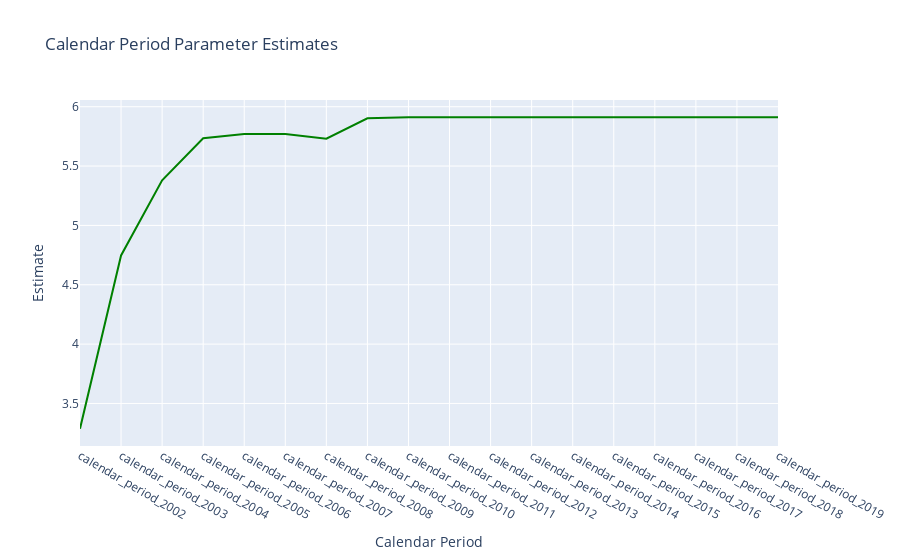

Write notebook code for a chart like this one.
### Code cell
rky.icrfs.TrendPlot('cal')

### Figure 1 — Plotly figure (JSON) as saved in the notebook; plotly's stock layout.template omitted (floating-point values rounded to 4 significant figures)
{"data": [{"hovertemplate": "Calendar Period=%{x}<br>Estimate=%{y}<extra></extra>", "legendgroup": "", "line": {"color": "green", "dash": "solid"}, "marker": {"symbol": "circle"}, "mode": "lines", "name": "", "orientation": "v", "showlegend": false, "type": "scatter", "x": ["calendar_period_2002", "calendar_period_2003", "calendar_period_2004", "calendar_period_2005", "calendar_period_2006", "calendar_period_2007", "calendar_period_2008", "calendar_period_2009", "calendar_period_2010", "calendar_period_2011", "calendar_period_2012", "calendar_period_2013", "calendar_period_2014", "calendar_period_2015", "calendar_period_2016", "calendar_period_2017", "calendar_period_2018", "calendar_period_2019"], "xaxis": "x", "y": [3.287, 4.747, 5.381, 5.734, 5.771, 5.771, 5.73, 5.902, 5.911, 5.911, 5.911, 5.911, 5.911, 5.911, 5.911, 5.911, 5.911, 5.911], "yaxis": "y"}], "layout": {"legend": {"tracegroupgap": 0}, "showlegend": false, "title": {"text": "Calendar Period Parameter Estimates"}, "xaxis": {"anchor": "y", "domain": [0, 1], "title": {"text": "Calendar Period"}}, "yaxis": {"anchor": "x", "domain": [0, 1], "title": {"text": "Estimate"}}}}
